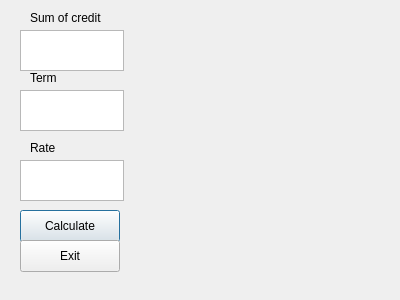
<?xml version="1.0" encoding="UTF-8"?>
<ui version="4.0">
 <class>credit</class>
 <widget class="QDialog" name="credit">
  <property name="geometry">
   <rect>
    <x>0</x>
    <y>0</y>
    <width>400</width>
    <height>300</height>
   </rect>
  </property>
  <property name="windowTitle">
   <string>Dialog</string>
  </property>
  <widget class="QTextEdit" name="textEdit_sum_of_credit">
   <property name="geometry">
    <rect>
     <x>20</x>
     <y>30</y>
     <width>104</width>
     <height>41</height>
    </rect>
   </property>
  </widget>
  <widget class="QLabel" name="label">
   <property name="geometry">
    <rect>
     <x>30</x>
     <y>10</y>
     <width>121</width>
     <height>16</height>
    </rect>
   </property>
   <property name="text">
    <string>Sum of credit</string>
   </property>
  </widget>
  <widget class="QLabel" name="label_2">
   <property name="geometry">
    <rect>
     <x>30</x>
     <y>70</y>
     <width>121</width>
     <height>16</height>
    </rect>
   </property>
   <property name="text">
    <string>Term</string>
   </property>
  </widget>
  <widget class="QTextEdit" name="textEdit_term">
   <property name="geometry">
    <rect>
     <x>20</x>
     <y>90</y>
     <width>104</width>
     <height>41</height>
    </rect>
   </property>
  </widget>
  <widget class="QLabel" name="label_3">
   <property name="geometry">
    <rect>
     <x>30</x>
     <y>140</y>
     <width>61</width>
     <height>16</height>
    </rect>
   </property>
   <property name="text">
    <string>Rate</string>
   </property>
  </widget>
  <widget class="QTextEdit" name="textEdit_rate">
   <property name="geometry">
    <rect>
     <x>20</x>
     <y>160</y>
     <width>104</width>
     <height>41</height>
    </rect>
   </property>
  </widget>
  <widget class="QPushButton" name="pushButton_calculate">
   <property name="geometry">
    <rect>
     <x>20</x>
     <y>210</y>
     <width>100</width>
     <height>32</height>
    </rect>
   </property>
   <property name="text">
    <string>Calculate</string>
   </property>
  </widget>
  <widget class="QPushButton" name="pushButton_exit">
   <property name="geometry">
    <rect>
     <x>20</x>
     <y>240</y>
     <width>100</width>
     <height>32</height>
    </rect>
   </property>
   <property name="text">
    <string>Exit</string>
   </property>
  </widget>
  <widget class="QLabel" name="result">
   <property name="geometry">
    <rect>
     <x>170</x>
     <y>10</y>
     <width>211</width>
     <height>261</height>
    </rect>
   </property>
   <property name="text">
    <string/>
   </property>
  </widget>
 </widget>
 <resources/>
 <connections/>
</ui>
